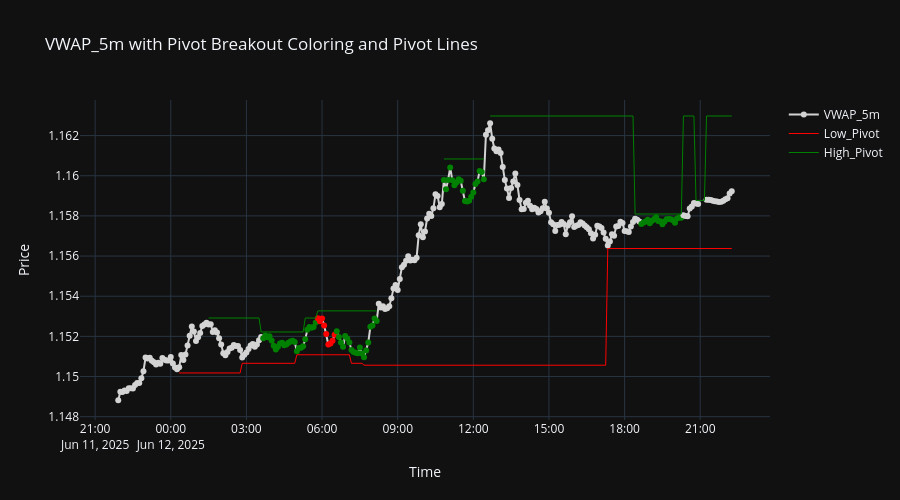
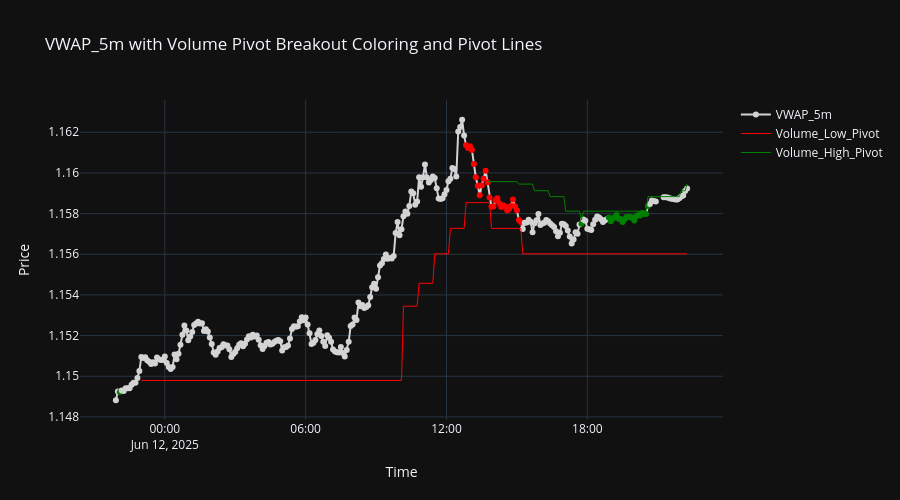

The code cell stored with these charts, in order, in its notebook:
### Markdown cell above
## Visualization

### Code cell
#-------------------------------------------------------------------------------

print("#----------------------------------------------------------------------")
print("Shape:", Labels_Data.data.shape)
print("#----------------------------------------------------------------------")
print(Labels_Data.data.columns)
print("#----------------------------------------------------------------------")
print(Labels_Data.data.head())
print("#----------------------------------------------------------------------")

#-------------------------------------------------------------------------------

df = Labels_Data.data.copy()[-300:]

# Fréquences des 0 et 1 pour les colonnes cibles
frequency = df[["Low_Below_Pivot", "High_Above_Pivot"]].apply(lambda col: col.value_counts()).fillna(0).astype(int)
print("\nLabel Frequency (0 = no breakout, 1 = breakout):")
print(frequency.head(3))

# Initialiser les couleurs
colors_combined = ['lightgrey'] * len(df)
for i in range(len(df)):
    if df.iloc[i]['High_Above_Pivot'] == 1:
        colors_combined[i] = 'green'
    elif df.iloc[i]['Low_Below_Pivot'] == 1:
        colors_combined[i] = 'red'

# Création du graphique
fig = go.Figure()

# Trace VWAP_5m avec couleur dynamique
fig.add_trace(go.Scatter(
    x=df.index,
    y=df['VWAP_5m'],
    mode='markers+lines',
    marker=dict(color=colors_combined, size=6),
    name='VWAP_5m',
    line=dict(color='lightgrey')
))

# Trace Low_Pivot (ligne continue)
fig.add_trace(go.Scatter(
    x=df.index,
    y=df['Low_Pivot'],
    mode='lines',
    line=dict(color='red', width=1),
    name='Low_Pivot'
))

# Trace High_Pivot (ligne continue)
fig.add_trace(go.Scatter(
    x=df.index,
    y=df['High_Pivot'],
    mode='lines',
    line=dict(color='green', width=1),
    name='High_Pivot'
))

# Mise en page
fig.update_layout(
    title='VWAP_5m with Pivot Breakout Coloring and Pivot Lines',
    xaxis_title='Time',
    yaxis_title='Price',
    template='plotly_dark',
    height=500
)

fig.show()
print("#----------------------------------------------------------------------")

#-------------------------------------------------------------------------------

# Fréquences des 0 et 1 pour les colonnes VWAP
frequency = df[["VWAP_Below_Volume_Low", "VWAP_Above_Volume_High"]].apply(lambda col: col.value_counts()).fillna(0).astype(int)
print("\nLabel Frequency (0 = no breakout, 1 = breakout):")
print(frequency.head(3))

# Initialiser les couleurs
colors_combined = ['lightgrey'] * len(df)
for i in range(len(df)):
    if df.iloc[i]['VWAP_Above_Volume_High'] == 1:
        colors_combined[i] = 'green'
    elif df.iloc[i]['VWAP_Below_Volume_Low'] == 1:
        colors_combined[i] = 'red'

# Création du graphique
fig = go.Figure()

# Trace VWAP_5m avec couleur dynamique
fig.add_trace(go.Scatter(
    x=df.index,
    y=df['VWAP_5m'],
    mode='markers+lines',
    marker=dict(color=colors_combined, size=6),
    name='VWAP_5m',
    line=dict(color='lightgrey')
))

# Trace Volume_Low_Pivot (ligne continue)
fig.add_trace(go.Scatter(
    x=df.index,
    y=df['Volume_Low_Pivot'],
    mode='lines',
    line=dict(color='red', width=1),
    name='Volume_Low_Pivot'
))

# Trace Volume_High_Pivot (ligne continue)
fig.add_trace(go.Scatter(
    x=df.index,
    y=df['Volume_High_Pivot'],
    mode='lines',
    line=dict(color='green', width=1),
    name='Volume_High_Pivot'
))

# Mise en page
fig.update_layout(
    title='VWAP_5m with Volume Pivot Breakout Coloring and Pivot Lines',
    xaxis_title='Time',
    yaxis_title='Price',
    template='plotly_dark',
    height=500
)

fig.show()

#-------------------------------------------------------------------------------

### Figure 1 — Plotly figure (JSON) as saved in the notebook; plotly's stock layout.template omitted (floating-point values rounded to 4 significant figures; data arrays with more than 128 entries replaced by an {"elided": "..."} marker saying what was removed)
{"data": [{"line": {"color": "lightgrey"}, "marker": {"color": {"elided": "293 str values"}, "size": 6}, "mode": "markers+lines", "name": "VWAP_5m", "x": {"elided": "293 str values"}, "y": {"elided": "293 float values"}, "type": "scatter"}, {"line": {"color": "red", "width": 1}, "mode": "lines", "name": "Low_Pivot", "x": {"elided": "293 str values"}, "y": {"elided": "293 float values"}, "type": "scatter"}, {"line": {"color": "green", "width": 1}, "mode": "lines", "name": "High_Pivot", "x": {"elided": "293 str values"}, "y": {"elided": "293 float values"}, "type": "scatter"}], "layout": {"title": {"text": "VWAP_5m with Pivot Breakout Coloring and Pivot Lines"}, "xaxis": {"title": {"text": "Time"}}, "yaxis": {"title": {"text": "Price"}}, "height": 500}}

### Figure 2 — Plotly figure (JSON) as saved in the notebook; plotly's stock layout.template omitted (floating-point values rounded to 4 significant figures; data arrays with more than 128 entries replaced by an {"elided": "..."} marker saying what was removed)
{"data": [{"line": {"color": "lightgrey"}, "marker": {"color": {"elided": "293 str values"}, "size": 6}, "mode": "markers+lines", "name": "VWAP_5m", "x": {"elided": "293 str values"}, "y": {"elided": "293 float values"}, "type": "scatter"}, {"line": {"color": "red", "width": 1}, "mode": "lines", "name": "Volume_Low_Pivot", "x": {"elided": "293 str values"}, "y": {"elided": "293 float values"}, "type": "scatter"}, {"line": {"color": "green", "width": 1}, "mode": "lines", "name": "Volume_High_Pivot", "x": {"elided": "293 str values"}, "y": {"elided": "293 float values"}, "type": "scatter"}], "layout": {"title": {"text": "VWAP_5m with Volume Pivot Breakout Coloring and Pivot Lines"}, "xaxis": {"title": {"text": "Time"}}, "yaxis": {"title": {"text": "Price"}}, "height": 500}}
